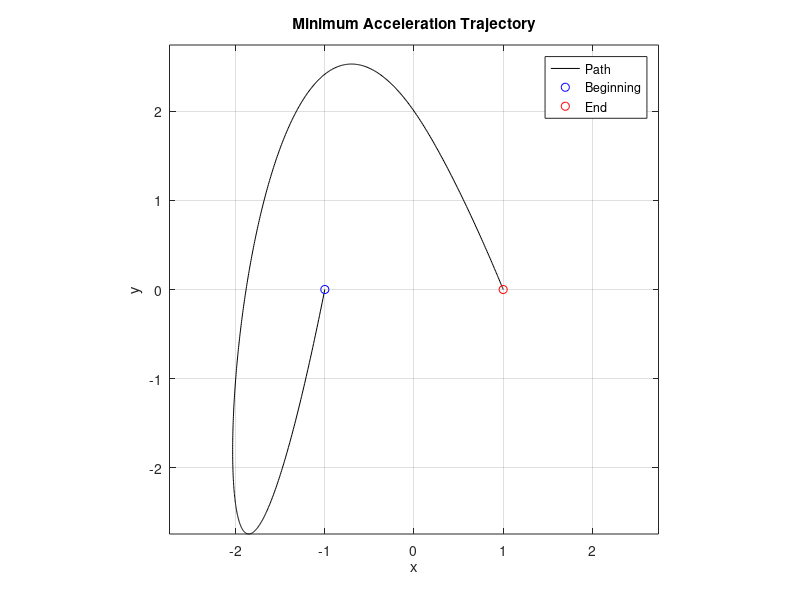
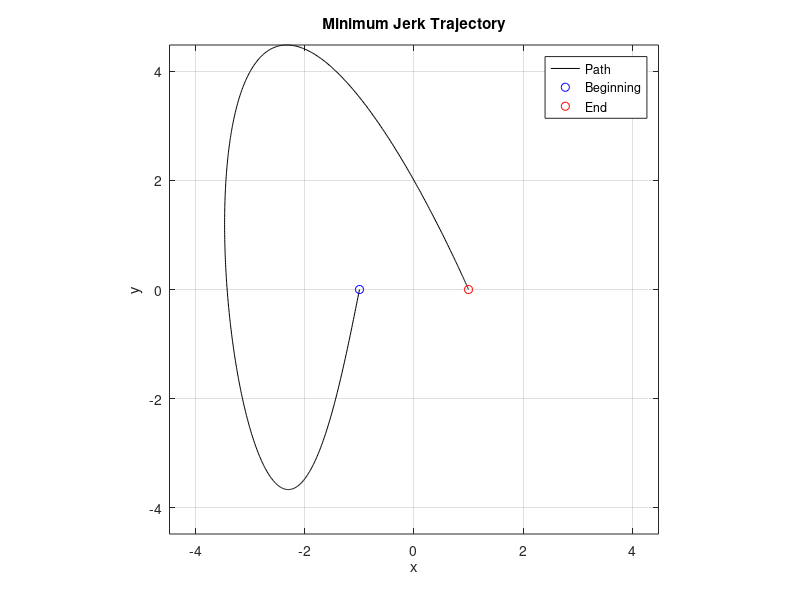
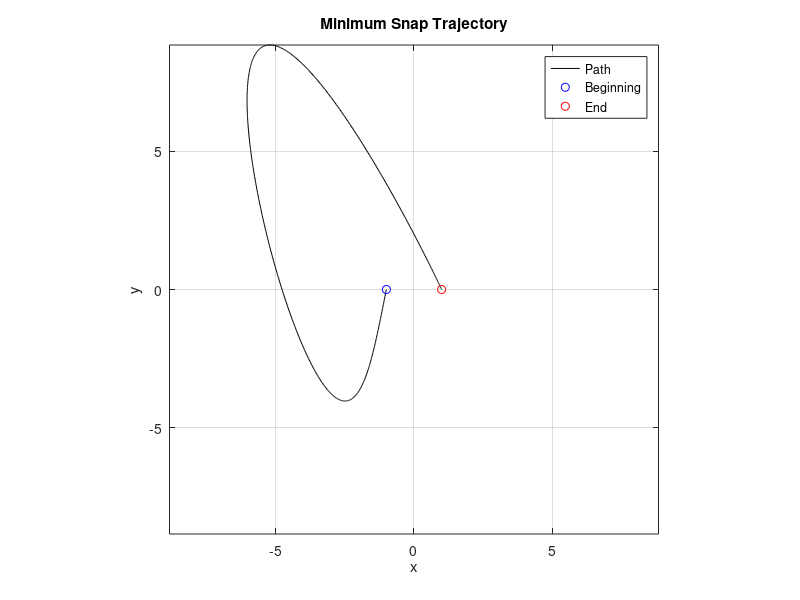

Write MATLAB code to recreate these figures, in order.
clear all


t_0 = 0;
t_1 = 5;
t_2 = 6;

%% minimum acceleration
A = [1 t_0 t_0^2 t_0^3 0 0 0 0;...
    1 t_1 t_1^2 t_1^3 0 0 0 0;...
    0 0 0 0 1 t_1 t_1^2 t_1^3;...
    0 0 0 0 1 t_2 t_2^2 t_2^3;...
    0 1 2*t_0 3*t_0^2 0 0 0 0;...
    0 0 0 0 0 1 2*t_2 3*t_2^2;...
    0 1 2*t_1 3*t_1^2 0 -1 -2*t_1 -3*t_1^2;...
    0 0 2 6*t_1 0 0 -2 -6*t_1];

X = [-1 0;...
    0 2;...
    0 2;...
    1 0;...
    -1 -5;...
    0 0;...
    0 0;...
    0 0];

C = A\X;

t_stamps = [0 5 6];
time = t_stamps(1):0.01:t_stamps(end);
pos = [];
vel=[];
acc=[];
path = [-1 0; 0 2; 1 0];
t_idx = 1;
for i = 1:length(time)
    t = time(i);
    if t < t_stamps(end)
        if t >= t_stamps(t_idx)
            t_idx = t_idx+1;
        end
    end
    S = [1 t t^2 t^3;...
        0 1 2*t 3*t^2;...
        0 0 2 6*t]*...
        C((t_idx-2)*4+1:(t_idx-2)*4+4,:);
    pos = [pos S(1,:)'];
    vel = [vel S(2,:)'];
    acc = [acc S(3,:)'];
end
figure(1)
clf
p_lims = max(max(abs(pos)));
plot(pos(1,:),pos(2,:),'k-')
hold on
plot(pos(1,1),pos(2,1),'bo')
plot(pos(1,end),pos(2,end),'ro')
grid on
axis equal
xlim([-p_lims p_lims])
ylim([-p_lims p_lims])
xlabel('x')
ylabel('y')
title('Minimum Acceleration Trajectory')
legend('Path','Beginning','End')

%% minimum jerk
A = [1 t_0 t_0^2 t_0^3   t_0^4    t_0^5    0 0   0      0        0         0;...
     1 t_1 t_1^2 t_1^3   t_1^4    t_1^5    0 0   0      0        0         0;...
     0 0   0     0       0        0        1 t_1 t_1^2  t_1^3    t_1^4     t_1^5;...
     0 0   0     0       0        0        1 t_2 t_2^2  t_2^3    t_2^4     t_2^5;...
     0 1   2*t_0 3*t_0^2 4*t_0^3  5*t_0^4  0 0   0      0        0         0;...
     0 0   0     0       0        0        0 1   2*t_2  3*t_2^2  4*t_2^3   5*t_2^4;...
     0 0   2     6*t_0   12*t_0^2 20*t_0^3 0 0   0      0        0         0;...
     0 0   0     0       0        0        0 0   2      6*t_2    12*t_2^2  20*t_2^3;...
     0 1   2*t_1 3*t_1^2 4*t_1^3  5*t_1^4  0 -1  -2*t_1 -3*t_1^2 -4*t_1^3  -5*t_1^4;...
     0 0   2     6*t_1   12*t_1^2 20*t_1^3 0 0   -2     -6*t_1   -12*t_1^2 -20*t_1^3;...
     0 0   0     6       24*t_1   60*t_1^2 0 0   0      -6       -24*t_1   -60*t_1^2;...
     0 0   0     0       24       120*t_1  0 0   0      0        -24       -120*t_1];
 
X = [-1 0;...
    0 2;...
    0 2;...
    1 0;...
    -1 -5;...
    0 0;...
    0 0;...
    0 0;...
    0 0;...
    0 0;...
    0 0;...
    0 0];
C = A\X;
%A(7,8)
%{d
t_stamps = [0 5 6];
time = t_stamps(1):0.01:t_stamps(end);
pos = [];
vel=[];
acc=[];
path = [-1 0; 0 2; 1 0];
t_idx = 1;
for i = 1:length(time)
    t = time(i);
    if t < t_stamps(end)
        if t >= t_stamps(t_idx)
            t_idx = t_idx+1;
        end
    end
    S = [1 t t^2 t^3 t^4 t^5;...
        0 1 2*t 3*t^2 4*t^3 5*t^4;...
        0 0 2 6*t 12*t^2 20*t^3]*...
        C((t_idx-2)*6+1:(t_idx-2)*6+6,:);
    pos = [pos S(1,:)'];
    vel = [vel S(2,:)'];
    acc = [acc S(3,:)'];
end
figure(2)
clf
p_lims = max(max(abs(pos)));
plot(pos(1,:),pos(2,:),'k-')
hold on
plot(pos(1,1),pos(2,1),'bo')
plot(pos(1,end),pos(2,end),'ro')
grid on
axis equal
xlim([-p_lims p_lims])
ylim([-p_lims p_lims])
xlabel('x')
ylabel('y')
title('Minimum Jerk Trajectory')
legend('Path','Beginning','End')


%% minimum snap
A_2 = [1 t_0 t_0^2 t_0^3   t_0^4    t_0^5    t_0^6        t_0^7       0 0   0         0           0           0           0           0;...
     1 t_1 t_1^2 t_1^3   t_1^4    t_1^5    t_1^6        t_1^7       0 0   0         0           0           0           0           0;...
     0 0   0     0       0        0        0            0           1 t_1 t_1^2     t_1^3       t_1^4       t_1^5       t_1^6       t_1^7;...
     0 0   0     0       0        0        0            0           1 t_2 t_2^2     t_2^3       t_2^4       t_2^5       t_2^6       t_2^7;...
     0 1   2*t_0 3*t_0^2 4*t_0^3  5*t_0^4  6*t_0^5      7*t_0^6     0 0   0         0           0           0           0           0;...
     0 0   0     0       0        0        0            0           0 1   2*t_2     3*t_2^2     4*t_2^3     5*t_2^4     6*t_2^5     7*t_2^6;...
     0 0   2     6*t_0   12*t_0^2 20*t_0^3 30*t_0^4     42*t_0^5    0 0   0         0           0           0           0           0;...
     0 0   0     0       0        0        0            0           0 0   2         6*t_2       12*t_2^2    20*t_2^3    30*t_2^4    42*t_2^5;...
     0 0   0     6       24*t_0   60*t_0^2 120*t_0^3    210*t_0^4   0 0   0         0           0           0           0           0;...
     0 0   0     0       0        0        0            0           0 0   0         6           24*t_2      60*t_2^2    120*t_2^3   210*t_2^4;...
     0 1   2*t_1 3*t_1^2 4*t_1^3  5*t_1^4  6*t_1^5      7*t_1^6     0 -1  -2*t_1    -3*t_1^2    -4*t_1^3    -5*t_1^4    -6*t_1^5    -7*t_1^6;...
     0 0   2     6*t_1   12*t_1^2 20*t_1^3 30*t_1^4     42*t_1^5    0 0   -2        -6*t_1      -12*t_1^2   -20*t_1^3   -30*t_1^4   -42*t_1^5 ;...
     0 0   0     6       24*t_1   60*t_1^2 120*t_1^3    210*t_1^4   0 0   0         -6          -24*t_1     -60*t_1^2   -120*t_1^3  -210*t_1^4 ;...
     0 0   0     0       24       120*t_1  360*t_1^2    840*t_1^3   0 0   0         0           -24         -120*t_1    -360*t_1^2  -840*t_1^3;...
     0 0   0     0       0        120      720*t_1      2520*t_1^2  0 0   0         0           0           -120        -720*t_1    -2520*t_1^2;...
     0 0   0     0       0        0        720          5040*t_1    0 0   0         0           0           0           -720        -5040*t_1];
 
 X = [-1 0;...
    0 2;...
    0 2;...
    1 0;...
    -1 -5;...
    0 0;...
    0 0;...
    0 0;...
    0 0;...
    0 0;...
    0 0;...
    0 0;...
    0 0;...
    0 0;...
    0 0;...
    0 0];

C = A_2\X;

%{d
t_stamps = [0 5 6];
time = t_stamps(1):0.01:t_stamps(end);
pos = [];
vel=[];
acc=[];
path = [-1 0; 0 2; 1 0];
t_idx = 1;
for i = 1:length(time)
    t = time(i);
    if t < t_stamps(end)
        if t >= t_stamps(t_idx)
            t_idx = t_idx+1;
        end
    end
    S = [1 t t^2 t^3 t^4 t^5 t^6 t^7;...
        0 1 2*t 3*t^2 4*t^3 5*t^4 6*t^5 7*t^6;...
        0 0 2 6*t 12*t^2 20*t^3 30*t^4 42*t^5]*...
        C((t_idx-2)*8+1:(t_idx-2)*8+8,:);
    pos = [pos S(1,:)'];
    vel = [vel S(2,:)'];
    acc = [acc S(3,:)'];
end
figure(3)
clf
p_lims = max(max(abs(pos)));
plot(pos(1,:),pos(2,:),'k-')
hold on
plot(pos(1,1),pos(2,1),'bo')
plot(pos(1,end),pos(2,end),'ro')
grid on
axis equal
xlim([-p_lims p_lims])
ylim([-p_lims p_lims])
xlabel('x')
ylabel('y')
title('Minimum Snap Trajectory')
legend('Path','Beginning','End')
%}